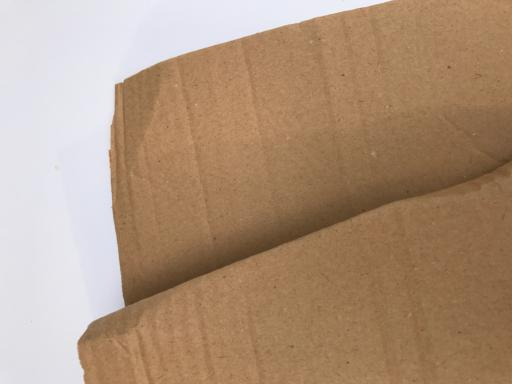
#> input picture dataset_cnn/images/yolo_train/cardboard109.jpg, 512 x 384 px
$ python -i preprocessing.py   (imports and definitions only)
#> lines starting #> are read from the running program, lines starting #| are printed output that depends on the picture
#> further down, picture is the input picture: shape (384, 512, 3); mean B, G, R 123.4, 147.2, 174.5
import cv2

def dip_preprocess(img):
    img = cv2.resize(img, (640, 640))
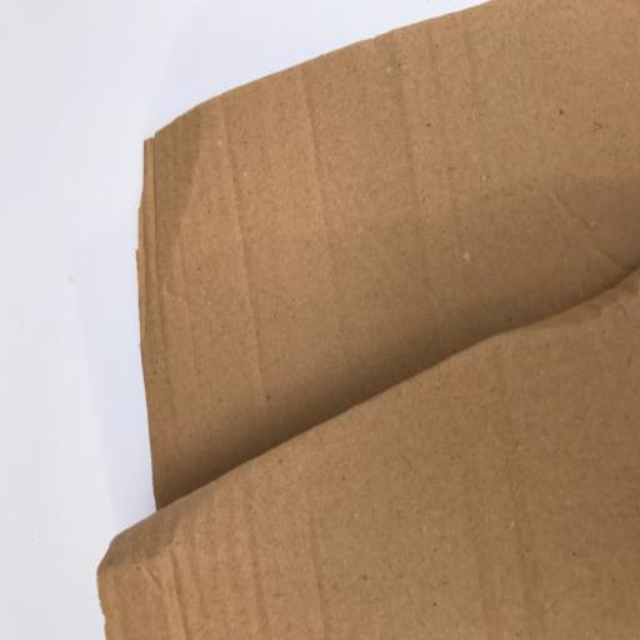
#> img: shape (640, 640, 3); mean of channels 0, 1, 2 123.3, 147.2, 174.4; drawn as B, G, R

    gray = cv2.cvtColor(img, cv2.COLOR_BGR2GRAY)
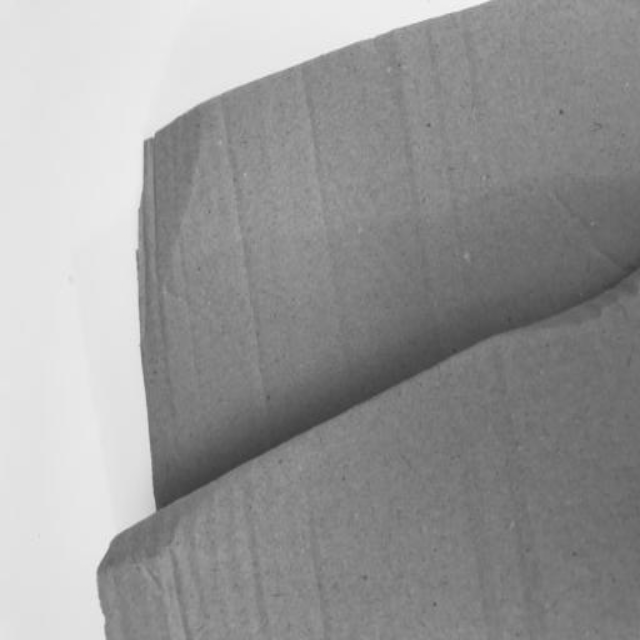
#> gray: shape (640, 640); min 60, max 247, mean 152.6

    blur = cv2.GaussianBlur(gray, (5, 5), 0)

    equalized = cv2.equalizeHist(blur)
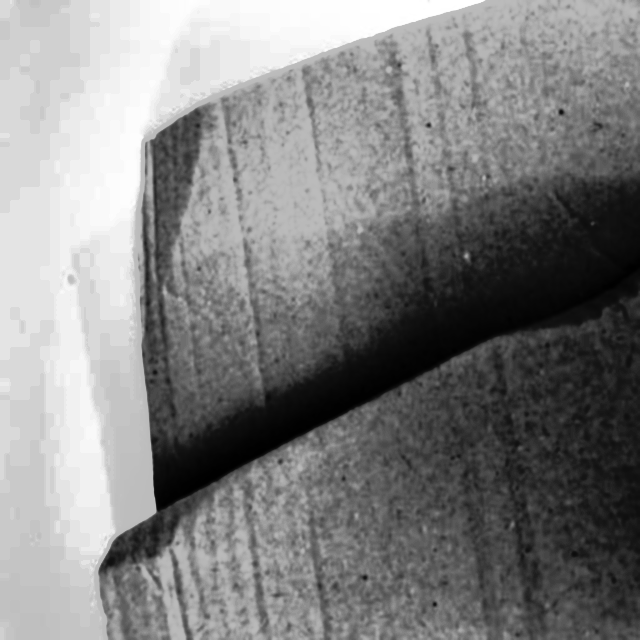
#> equalized: shape (640, 640); min 0, max 255, mean 129.7

    return img  # YOLO uses original resized image

>>> import cv2
>>> picture = cv2.imread('dataset_cnn/images/yolo_train/cardboard109.jpg')
>>> result = dip_preprocess(picture)

$ run again, on dataset_cnn/images/yolo_train/cardboard170.jpg
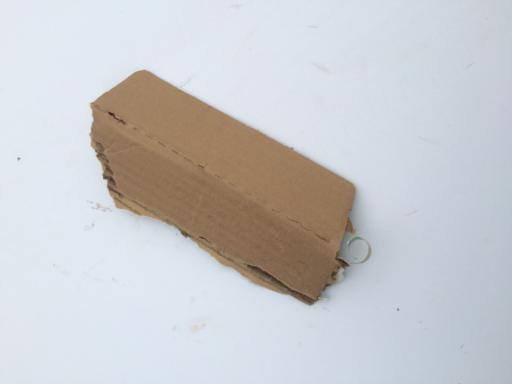
#> input picture dataset_cnn/images/yolo_train/cardboard170.jpg, 512 x 384 px
#> picture is the input picture: shape (384, 512, 3); mean B, G, R 204.4, 201.1, 200.9
#> in dip_preprocess, `gray = cv2.cvtColor(img, cv2.COLOR_BGR2GRAY)`:
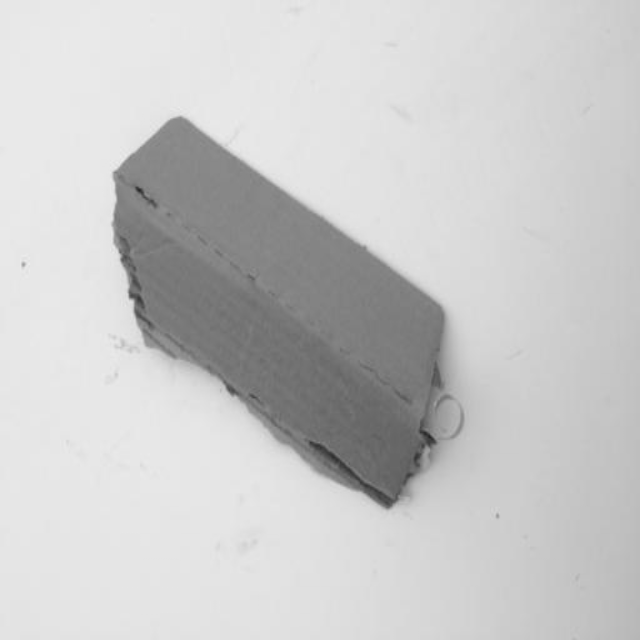
#> gray: shape (640, 640); min 37, max 237, mean 201.4
#> in dip_preprocess, `equalized = cv2.equalizeHist(blur)`:
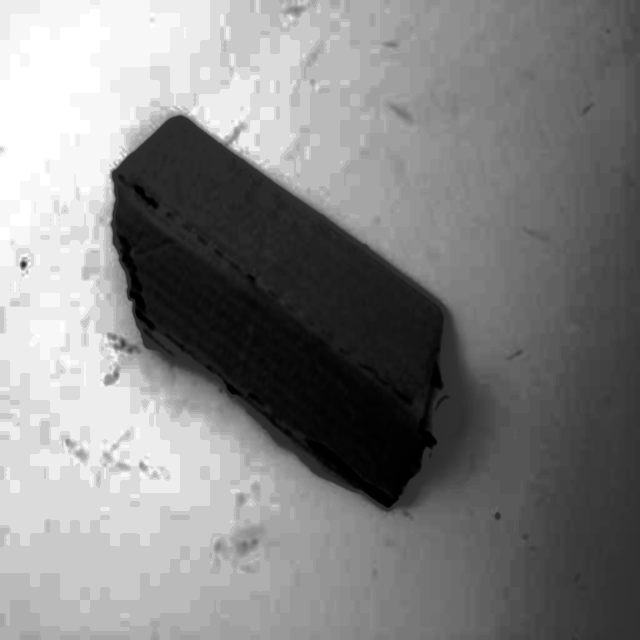
#> equalized: shape (640, 640); min 0, max 255, mean 130.9
